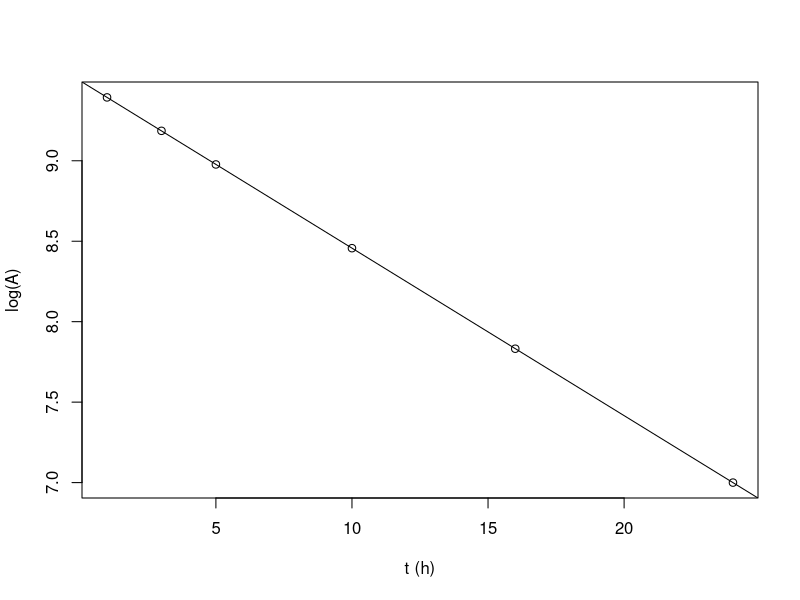
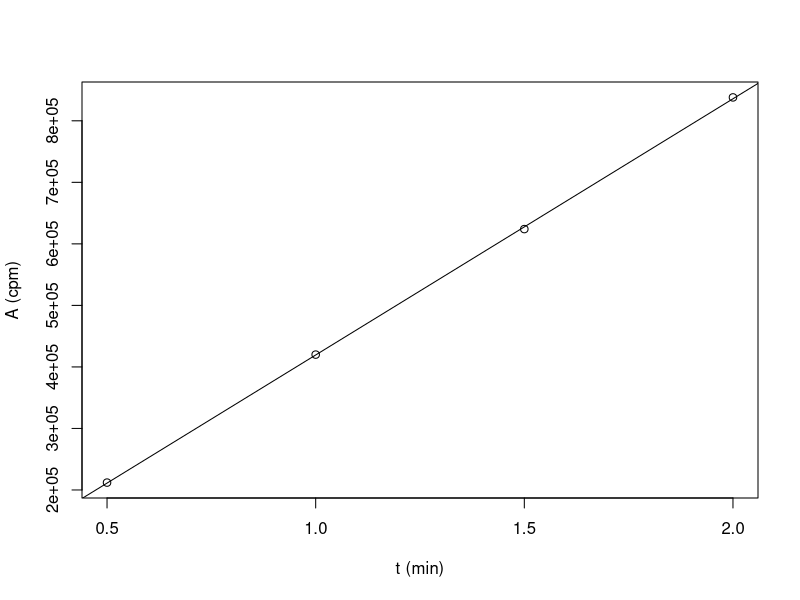

Recreate these plots in R, in order. (Note: this script raises an error after producing the figures.)
## ---- chunk 1
knitr::opts_chunk$set(out.width = '100%')
library(tidyverse); library(knitr)
theme_set(theme_bw()+theme(plot.title = element_text(hjust = 0.5)))
kable <- function(data, ...) {
  knitr::kable(data, 'latex', booktabs=TRUE, escape = F, align = 'c') %>% kableExtra::kable_styling(position = "center")}
## ---- chunk 2
t <- c(1, 3, 5, 10, 16, 24)
A <- c(3604, 2928, 2376, 1412, 756, 329)
A_adjusted <- A/0.3
kable(tibble(
  `Time after injection (h)` = t, 
  `cpm per sample` = A), align = 'c')
## ---- chunk 3
t <- c(1, 3, 5, 10, 16, 24) # in hours
A <- c(3604, 2928, 2376, 1412, 756, 329)/0.3 # corrected for efficiency
mod <- lm(log(A) ~ t)
summary(mod)
## ---- chunk 4
plot(t, log(A), xlab = 't (h)')
abline(coef(mod))
## ---- chunk 5
list(`Cpm on filter after:` = c(`30s`=10600, `60s` = 21000, `90s` = 31200, `120s` = 41900))
## ---- chunk 6
t <- c(0.5, 1.0, 1.5, 2.0) # in minutes
A <- 20 * c(10600, 21000, 31200, 41900)
plot(t, A, xlab = 't (min)', ylab = 'A (cpm)'); abline(lm(A~t))
## ---- chunk 7
coef(lm(A~t))
## ---- chunk 8
kable(tibble(
  `RNA concentration (g/ml)` = c(0.5, 1, 2, 5, 10),
  `cpm bound (DNA)` = c(270, 980, 1880, 2828, 2830),
  `cpm bound (blank)` = c(80, 80, 100, 130, 140)
))
## ---- chunk 9
kable(tibble(
  `IPS~3~ added ($\\mu$M)` = c(.01, .02, .04, .08, .16, .32, .64, 1.28, 2.56),
  `IPS~3~ bound (no IP~3~)` = c(2770, 5385, 10196, 18587, 31694, 48712, 65930, 83190, 106190),
  `IPS~3~ bound (+ 0.5mM IP~3~)` = c(110, 205, 396, 807, 1594, 3212, 6430, 12770, 25690)
))
## ---- chunk 10
knitr::include_graphics('../img/ip3.jpg')
## ---- chunk 11
all_cpm <- c(2770, 5385, 10196, 18587, 31694, 48712, 65930, 83190, 106190)
non_specific <- c(110, 205, 396, 807, 1594, 3212, 6430, 12770, 25690)
(specific <- all_cpm - non_specific) # unit: cpm
## ---- chunk 12
(PL <- specific/7e9/200) # in M
## ---- chunk 13
(L <- c(.01, .02, .04, .08, .16, .32, .64, 1.28, 2.56)/1e6) # in M
## ---- chunk 14
y <- 1/PL; x <- 1/L
(coef <- coef(lm(y~x)))
## ---- chunk 15
plot(1/L, 1/PL)
abline(coef = coef)
## ---- chunk 16
kable(tibble(
  `PPi ($\\mu$M)` = c(.24, .48, .96, 1.92, 3.84, 7.68, 1.4, 30.7, 61.4, 122.9),
  `cpm released` = c(9274, 9351, 8590, 7392, 5784, 4061, 2502, 1426, 778, 437)
))
## ---- chunk 17
capp <- c(.24, .48, .96, 1.92, 3.84, 7.68, 15.4, 30.7, 61.4, 122.9)
vapp <- c(9274, 9351, 8590, 7392, 5784, 4061, 2502, 1426, 778, 437)
x <- capp; y <- 1/vapp
(coef <- coef(lm(y~x)))
## ---- chunk 18
plot(capp, 1/vapp)
abline(coef = coef)
